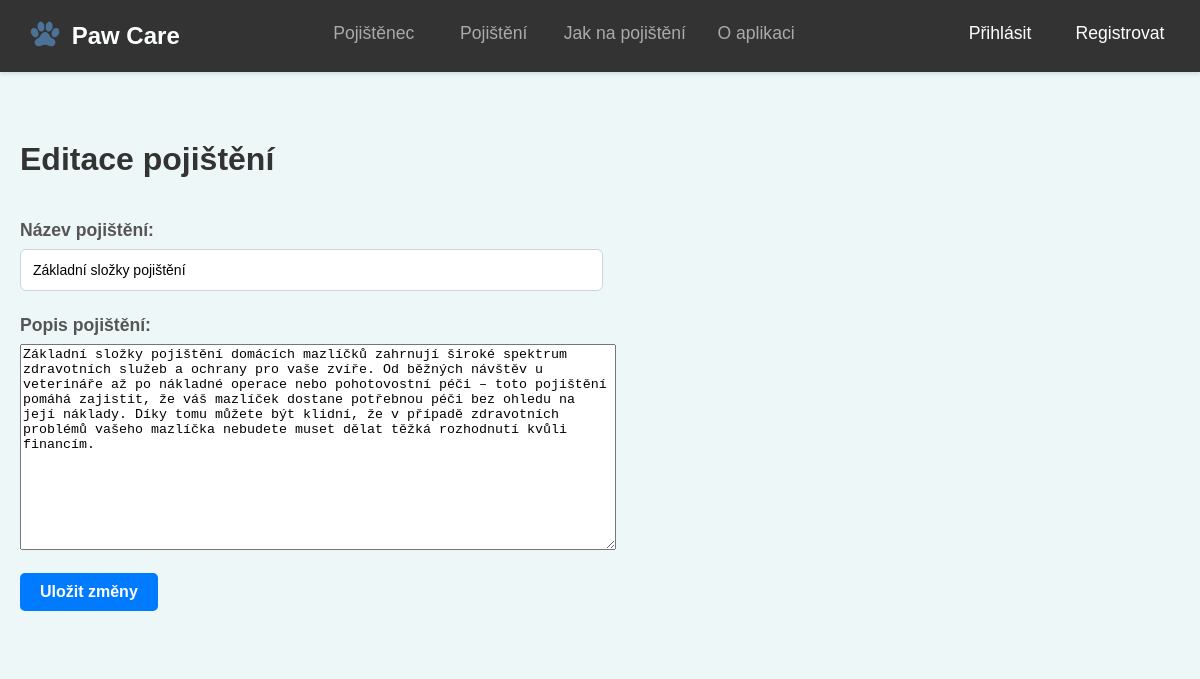
/pojisteni/pojisteni/editovat/1/, run on the app's committed database.
### insurance/models.py (models this page shows, shortened)
class InsuranceType(models.Model):
    name = models.CharField("Název typu pojištění", max_length=100)
    description = models.TextField("Popis typu pojištění", blank=True)
    class Meta:
        verbose_name = "Typ pojištění"
        verbose_name_plural = "Typy pojištění"

### insurance/views.py (the view)
# urls.py: path('pojisteni/editovat/<int:id>/', views.edit_insurance, name='edit_insurance'),
def edit_insurance(request, id):
    insurance = get_object_or_404(InsuranceType, id=id)
    if request.method == 'POST':
        form = InsuranceTypeForm(request.POST, instance=insurance)
        if form.is_valid():
            form.save()
            messages.success(request, 'Typ pojištění byl úspěšně aktualizován.')
            return redirect('insurance_list')
    else:
        form = InsuranceTypeForm(instance=insurance)
    return render(request, 'insurance/insurance_form.html', {'form': form})

### insurance/forms.py
class InsuranceTypeForm(forms.ModelForm):
    class Meta:
        model = InsuranceType
        fields = ['name', 'description']
        labels = {
            'name': 'Název pojištění',
            'description': 'Popis pojištění',
        }
        widgets = {
            'name': forms.TextInput(attrs={'class': 'form-control'}),
            'description': forms.Textarea(attrs={'class': 'form-control'}),
        }

### insurance/templates/insurance/insurance_form.html (shortened to what this page needs)
{% extends 'insurance/base.html' %}
{% block content %}
    <div class="container">
        <h1>
            {% if form.instance.id %}
                Editace pojištění
            {% else %}
                Nové pojištění
            {% endif %}
        </h1>
        <form method="post" class="form-horizontal">
            <div class="form-row">
                <div class="form-group col-md-12">
                    {{ form.as_p }}
                </div>
            </div>
            <div class="form-row">
                <div class="form-group col-md-12">
                    <button type="submit" class="btn btn-primary btn-save-insurance">
                        {% if form.instance.id %}
                            Uložit změny
                        {% else %}
                            Uložit
                        {% endif %}
                    </button>
                </div>
            </div>
        </form>
    </div>
{% endblock %}

### insurance/static/css/style.css (style rules this page uses)
body { font-family: Arial, sans-serif; margin: 0; padding: 0; background-color: #edf7f8; }
.container { max-width: 1200px; margin: 80px auto 20px auto; padding: 20px; background-color: #edf7f8; border-radius: 8px; }
h1 { font-size: 2em; color: #333; margin-bottom: 20px; }
p, ul { font-size: 1.1em; line-height: 1.6; color: #555; margin-bottom: 20px; }
.btn { font-size: 14px; padding: 10px 20px; margin: 5px; border-radius: 5px; border: none; cursor: pointer; }
.btn-primary { background-color: #007bff; color: white; }
.form-horizontal { display: flex; flex-wrap: wrap; justify-content: space-between; }
.form-row { width: 100%; display: flex; justify-content: space-between; margin-bottom: 15px; }
.form-group { flex: 0 0 48%; max-width: 48%; }
.form-group label { display: block; margin-bottom: 5px; font-weight: bold; }
.form-group input { width: 100%; padding: 12px; font-size: 14px; border: 1px solid #ced4da; border-radius: 6px; }
.btn-save-insurance { font-size: 16px; display: block; text-align: left; margin-left: 0; margin-top: -20px; font-weight: bold; }
textarea { width: 110%; max-width: 590px; height: 200px; }

### data on the page
InsuranceType: name "Základní složky pojištění", description "Základní složky pojištění domácích mazlíčků zahrnují široké spektrum zdravotních služeb a ochrany pro vaše zvíře. Od běžných návštěv u veterináře až po nákladné operace nebo pohotovostní péči – toto pojištění pomáhá zajistit, že váš mazlíček dostane potřebnou péči bez ohledu na její náklady. Díky tomu můžete být klidní, že v případě zdravotních problémů vašeho mazlíčka nebudete muset dělat těžká rozhodnutí kvůli financím."
